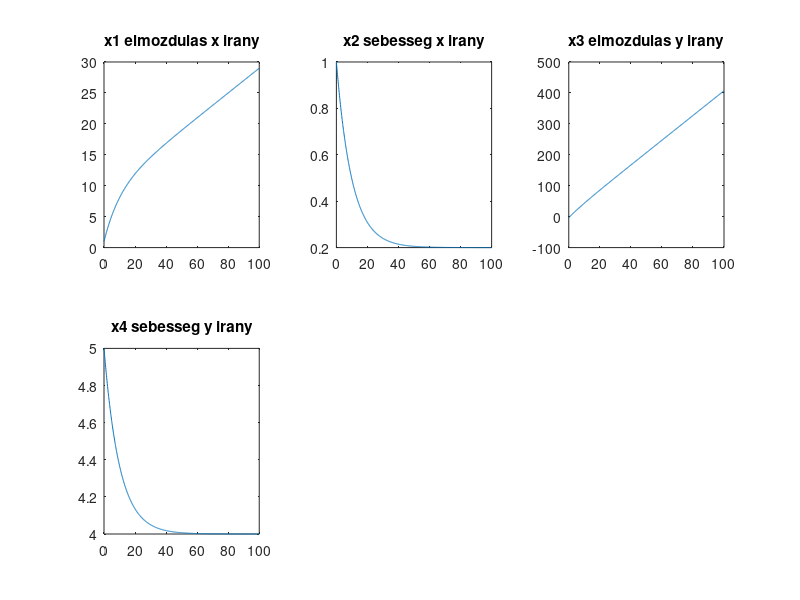

Write MATLAB code to recreate this figure. (Note: this script raises an error after producing the figure.)
close all;
clear all;
clc;

% sikbeli mozgas
c = 5;  % surlodasi egyutthato
m = 50;  % tomeg

% 4 allapot
% - elmozdulas az x iranyaba
% - sebesseg az x iranyaba
% - elmozdulas az y iranyaba
% - sebesseg az y iranyaba

% ket bemenet
% - fx huzoero (x iranyaba)
% - fy huzoero (y iranyaba)

% kimenet
% - elmozdulas x iranyaba
% - elmozdulas y iranyaba

A=[ 0 1 0 0
    0 -c/m 0 0
    0 0 0 1
    0 0 0 -c/m];
B=[0 0
   1/m 0
   0 0
   0 1/m];
C=[1 0 0 0
   0 0 1 0];
D=zeros(2);

% szimulacio nyilt hurokba szabalyzo nelkul

Ts=0.1;
t=0:Ts:100;
x0=[1;1;-3;5];
u(1,:)=1*ones(size(t));
u(2,:)=20*ones(size(t));

[y,t,x]=lsim(ss(A,B,C,D),u,t,x0);

subplot(2,3,1);
plot(t,x(:,1)');
title('x1 elmozdulas x irany');
subplot(2,3,2);
plot(t,x(:,2)');
title('x2 sebesseg x irany');
subplot(2,3,3);
plot(t,x(:,3)');
title('x3 elmozdulas y irany');
subplot(2,3,4);
plot(t,x(:,4)');
title('x4 sebesseg y irany');

% subplot(2,3,5);
% plot(x(:,1),x(:,2)');
% title('x1,x2');


% koveto szabalyozo tervezes

R = 0.1*eye(2); % mert 2 bemenet van

Q = eye(2)*100; % mert 2 kimenet van

Pare = are(A,B*R^-1*B',C'*Q*C)

Kfb = -(R^-1*B'*Pare);
Kff = -(R^-1*B'*((A-B*R^-1*B'*Pare)')^-1)*C'*Q;

% zart rendszer szimulacioja
Az = A+B*Kfb;
Bz = B*Kff;

figure;

% palya
% z1 = 8*ones(size(t));
z1 = t;
z2 = 5*ones(size(t));

z = [z1 z2];

[y,t,x]=lsim(ss(Az,Bz,C,D),z,t,x0);

subplot(2,2,1);
plot(t,x(:,1)',t,z1,'r');
title('x1 elmozdulas x irany');
subplot(2,2,2);
plot(t,x(:,2)');
title('x2 sebesseg x irany');
subplot(2,2,3);
plot(t,x(:,3)',t,z2,'g');
title('x3 elmozdulas y irany');
subplot(2,2,4);
plot(t,x(:,4)');
title('x4 sebesseg y irany');

figure;

plot(z1,z2,'*r',x(:,1),x(:,3),'b','Linewidth',2);
